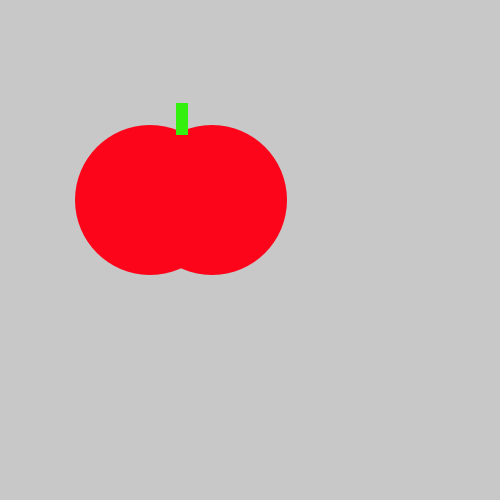
Frame 1 (no input)
Frame 60 (the mouse pressed at the canvas centre just before this capture): identical to frame 1, image omitted
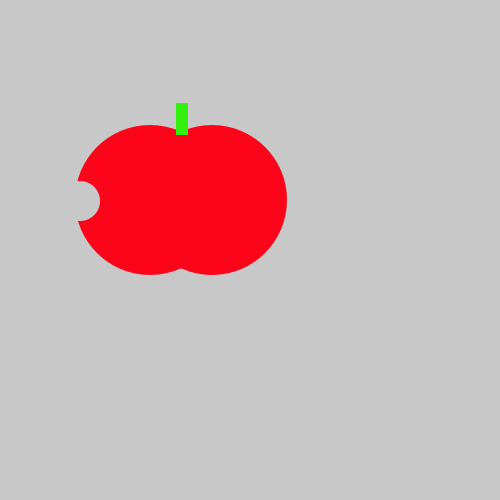
Frame 120 (the mouse held since frame 60 and released just before this capture)

The Processing sketch that drew these frames (run headless with seeded random() and noise(); from frame 60 on, the mouse is pressed at the canvas centre):

// Processing sketch: TastyTomato
// ── TastyTomato.pde
void setup() {
    size(500, 500);
}
void draw() {
    background(200, 200, 200);
    noStroke();
    fill(#FC051A);
    ellipse(150, 200, 150, 150);
    ellipse(212, 200, 150, 150);
    fill(#33F00F);
    rect(176, 103, 12, 32);
    if(mousePressed){
   println(mouseX);
   println(mouseY);
   fill(200,200,200);
   ellipse(80,201,40,40);
   
}
}
